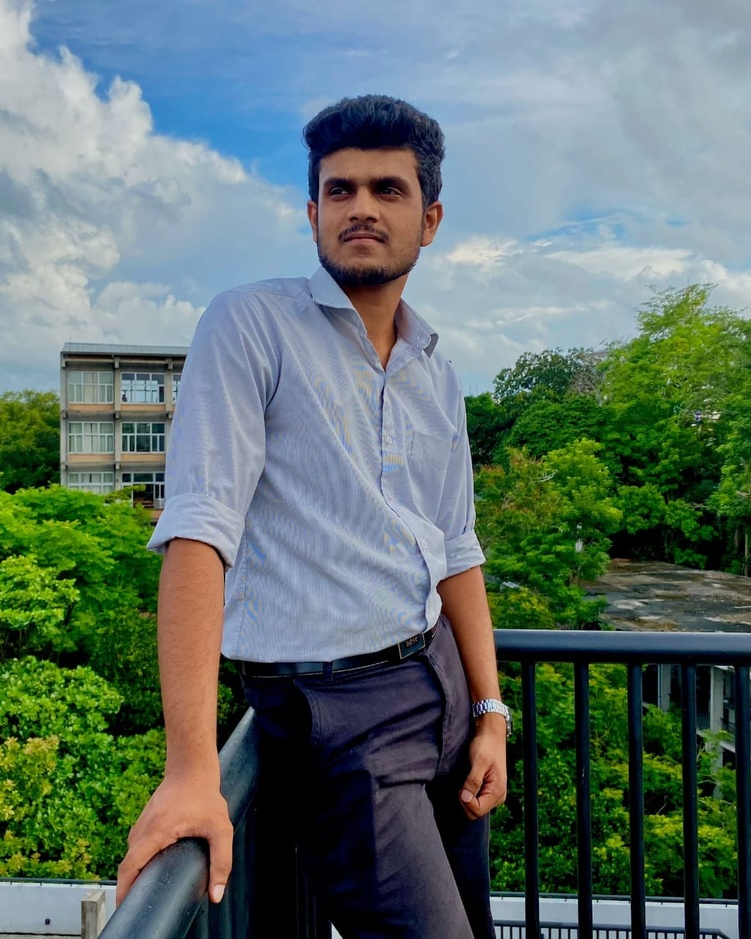
#> input picture Practice code/me.jpg, 751 x 939 px, shrunk from 1024 x 1280 before the run
$ jupyter execute practice_code.ipynb
#> lines starting #> are read from the running program, lines starting #| are printed output that depends on the picture
[cell 1]
import numpy as np
import matplotlib.pyplot as plt

image = np.zeros((6,6), dtype= np.uint8 )
image[5,5] = 255
print(image)
ax = plt.subplot()
ax.imshow(image , cmap = 'gray'  , vmin = 0, vmax= 255)
ax.xaxis.tick_top()
plt.show()
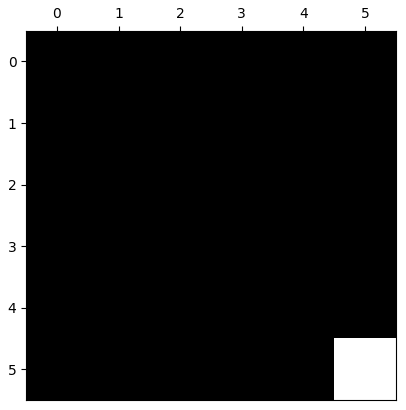
#> figure drawn by matplotlib, 1 panel

[cell 2]
import numpy as np
import matplotlib.pyplot as plt

image  = np.zeros((6,6,3), dtype  = np.uint8)
image[3,3] = [176,129,103]
print(image)

fig1 = plt.subplot()
fig1.imshow(image)
fig1.xaxis.tick_top
plt.show()
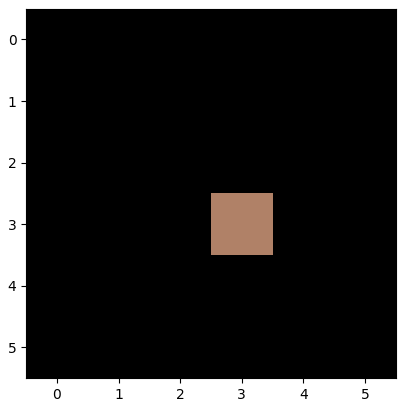
#> figure drawn by matplotlib, 1 panel

Creates a NumPy array image with dimensions 6x6x3. This corresponds to a 6x6 pixel image where each pixel has three color channels (RGB). The np.zeros function initializes the array with zeros, and "dtype=np.uint8" specifies that the data type of the array elements is 8-bit unsigned integers.

"image[3, 3] = [176, 129, 103]" Assigns the RGB color [176, 129, 103] to the pixel at row 3 and column 3 of the image.

fig1 = plt.subplot(): Creates a subplot within a figure using Matplotlib. The fig1 object is a subplot that we can work with.
fig1.imshow(image): Displays the image array image on the subplot. The imshow function is used to display images.
fig1.xaxis.tick_top: This line seems to be an incomplete attempt to move the x-axis ticks to the top of the plot.
plt.show(): Displays the figure containing the image plot. The show function is necessary to actually render the plot on the screen.

[cell 3]
#opening an image
import matplotlib.pyplot as plt
import cv2 as cv

image = cv.imread('me.jpg', cv.IMREAD_COLOR)
#> image is the input picture: shape (939, 751, 3); mean B, G, R 108.9, 114.8, 96.6
new_image = cv.cvtColor(image, cv.COLOR_BGR2RGB)
fig = plt.subplot()
fig.imshow(new_image)
plt.show()

"new_image = cv.cvtColor(image, cv.COLOR_BGR2RGB)": Converts the color channels of the loaded image from BGR (Blue-Green-Red) format, which is the default in OpenCV, to RGB (Red-Green-Blue) format. This is necessary because Matplotlib expects images to be in RGB format.

[cell 4]
import cv2 as cv
import matplotlib.pyplot as plt

original_image = cv.imread('me.jpg', cv.IMREAD_GRAYSCALE)
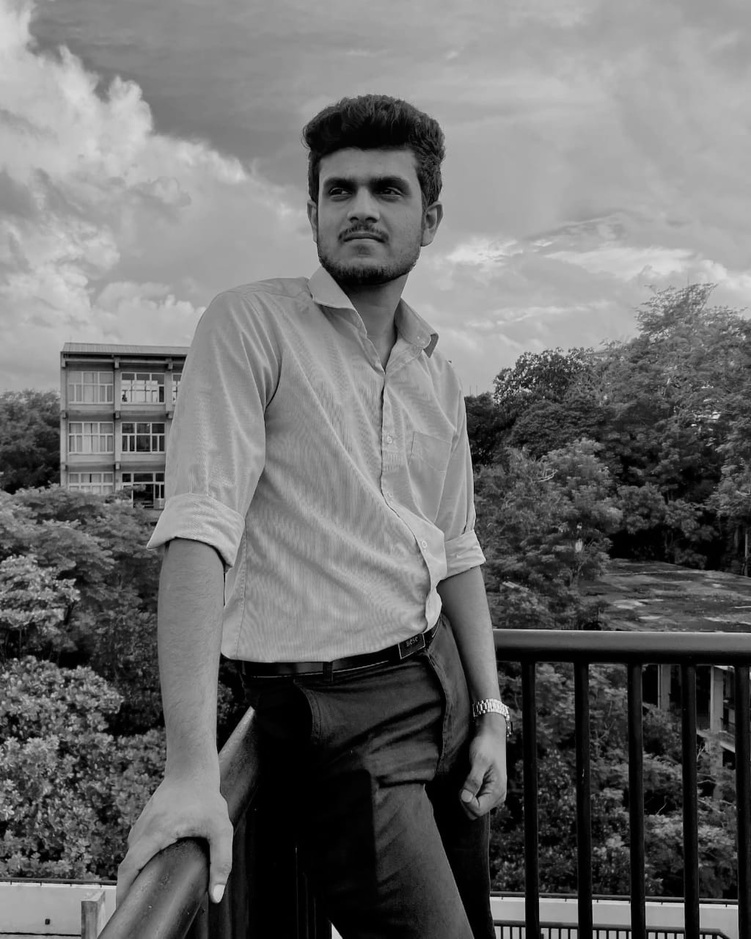
#> original_image: shape (939, 751); min 0, max 237, mean 108.6
edited_image1 = original_image+100
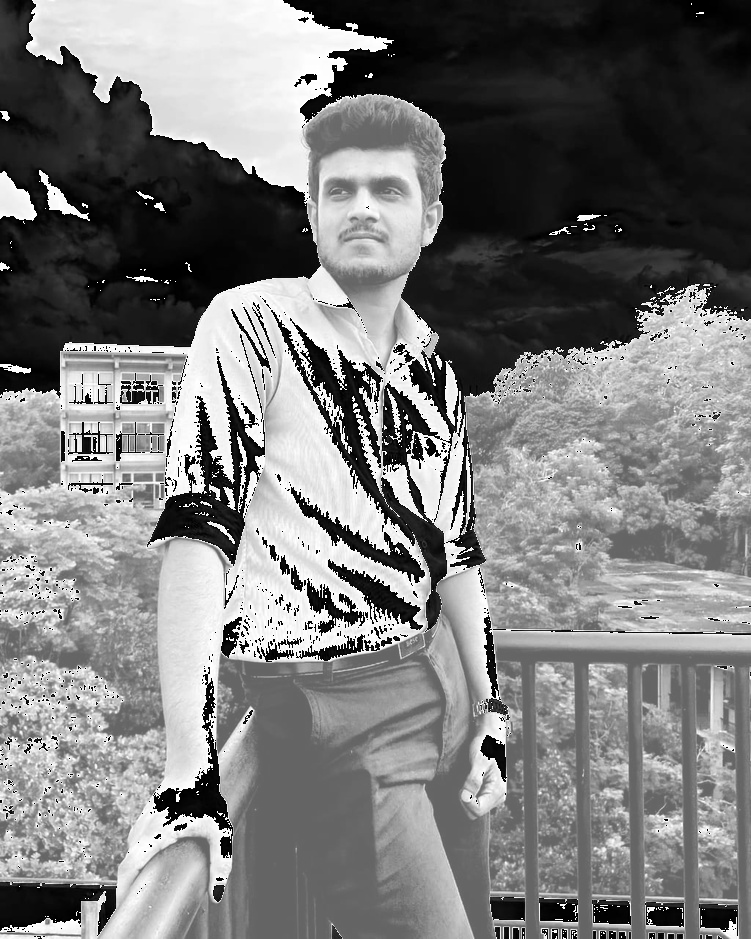
#> edited_image1: shape (939, 751); min 0, max 255, mean 123
edited_image2 = cv.add(original_image,100)
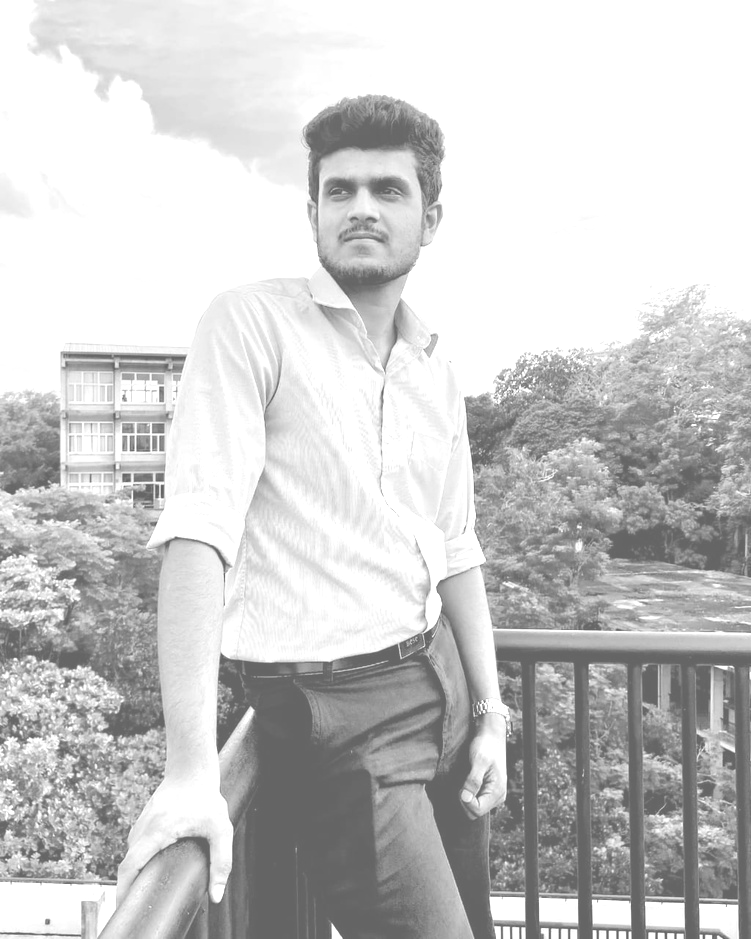
#> edited_image2: shape (939, 751); min 100, max 255, mean 202.2
fig,fig1 = plt.subplots(1,3)
fig1[0].imshow(original_image, cmap='gray')
fig1[0].set_title('original')
fig1[1].imshow(edited_image1, cmap='gray')
fig1[1].set_title('edited_image1')
fig1[2].imshow(edited_image2, cmap='gray')
fig1[2].set_title('edited_image2l')
print(original_image)
#> (printed output is left out)
print(edited_image1)
#> (printed output is left out)
print(edited_image2)
#> (printed output is left out)
